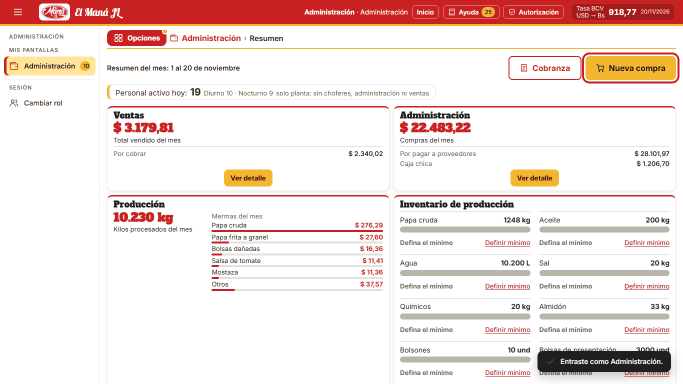
#> input picture docs/manuales/img/administracion-01.png, 1366 x 768 px, given in place of administracion-01.png.png, which was not available (shown at 1/2 size)
$ python montaje.py img/administracion-01.png
#> lines starting #> are read from the running program, lines starting #| are printed output that depends on the picture
import sys
from PIL import Image
d='C:/Users/Aleja/El mana-puestos/docs/manuales/img/'
names=sys.argv[1:]
ims=[Image.open(d+n+'.png').convert('RGB').resize((683,384)) for n in names]
#> ims = 1 item
cols=2; rows=(len(ims)+1)//2
#> after `rows = (len(ims) + 1) // 2`: rows = 1
S=Image.new('RGB',(683*cols,384*rows),'white')
#> S: PIL image 1366x384 RGB; every value is 255
for i,im in enumerate(ims): S.paste(im,((i%cols)*683,(i//cols)*384))
#> this loop made 1 pass
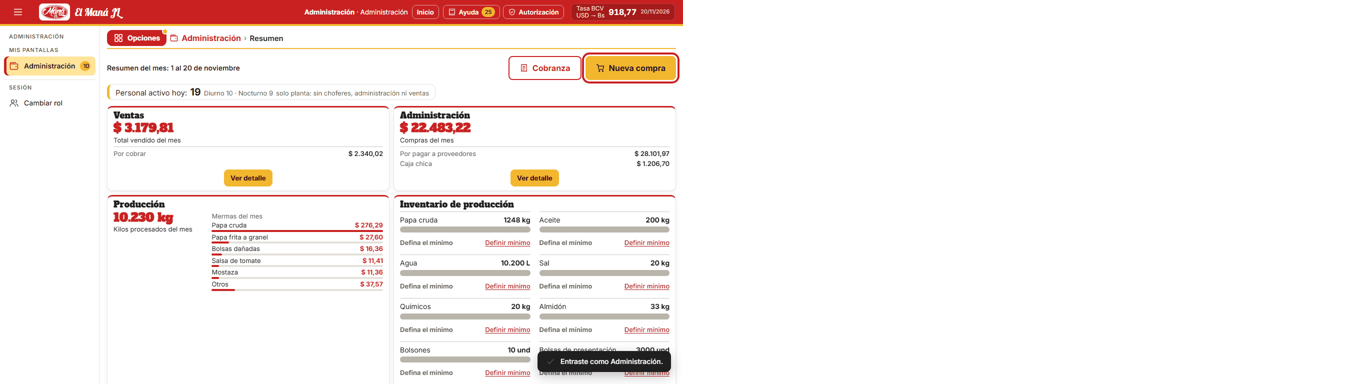
#> S: PIL image 1366x384 RGB; mean R, G, B 248.3, 240.8, 239
S.save('C:/Users/Aleja/AppData/Local/Temp/claude/543f549193a8f799/ca08ed5b-3769-4fbc-b2d5-80a60754ed88/scratchpad/m.png')

$ run again, on docs/manuales/img/administracion-05.png
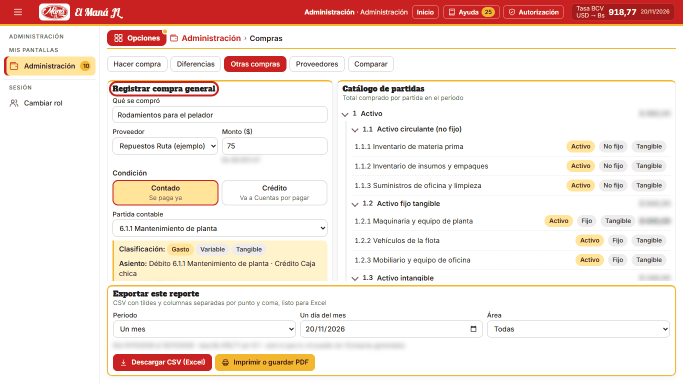
#> input picture docs/manuales/img/administracion-05.png, 1366 x 768 px, given in place of administracion-05.png.png, which was not available (shown at 1/2 size)
#> ims = 1 item
#> rows = 1
#> the loop `for i,im in enumerate(ims): S.paste(im,((i%cols)*683,(i//cols)*384))` made 1 pass
#> after the loop `for i,im in enumerate(ims): S.paste(im,((i%cols)*683,(i//cols)*384))`:
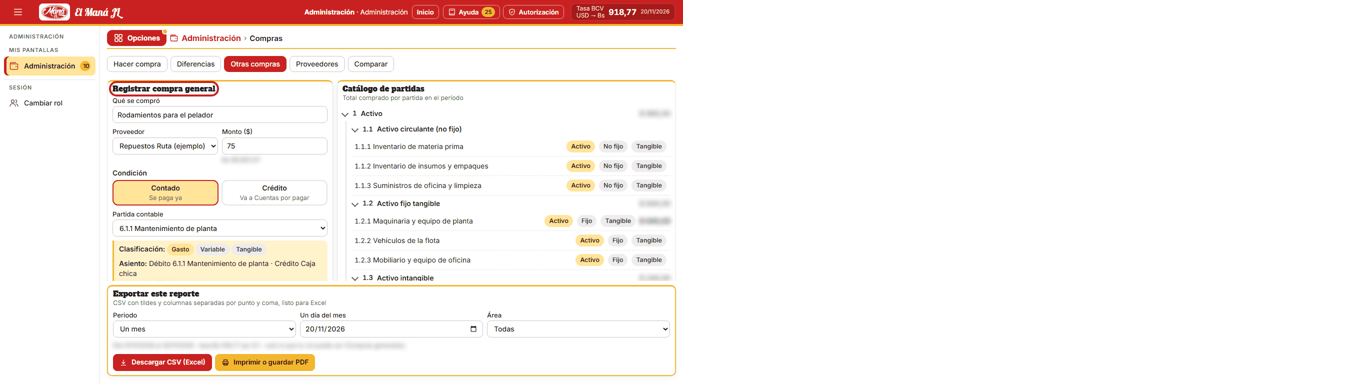
#> S: PIL image 1366x384 RGB; mean R, G, B 249.6, 242.3, 239.3

$ run again, on docs/manuales/img/administracion-06.png
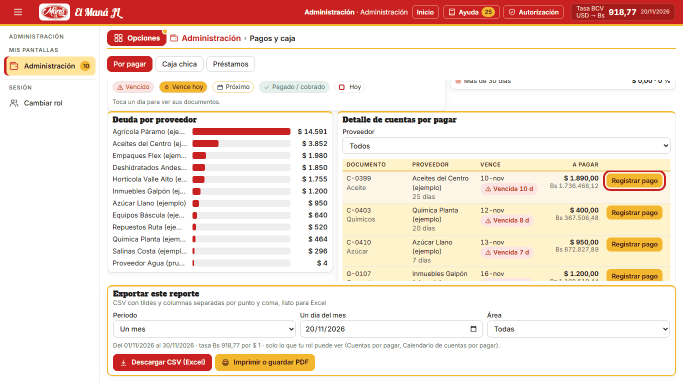
#> input picture docs/manuales/img/administracion-06.png, 1366 x 768 px, given in place of administracion-06.png.png, which was not available (shown at 1/2 size)
#> ims = 1 item
#> rows = 1
#> the loop `for i,im in enumerate(ims): S.paste(im,((i%cols)*683,(i//cols)*384))` made 1 pass
#> after the loop `for i,im in enumerate(ims): S.paste(im,((i%cols)*683,(i//cols)*384))`:
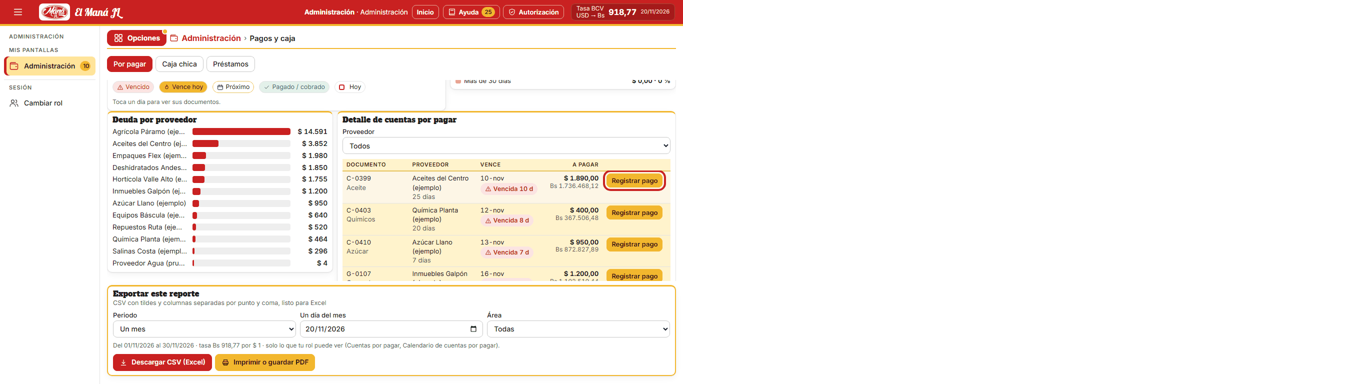
#> S: PIL image 1366x384 RGB; mean R, G, B 249.3, 241.1, 236.2

$ run again, on docs/manuales/img/administracion-07.png
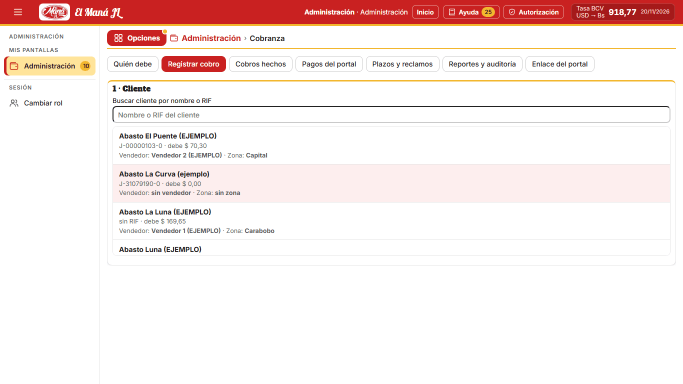
#> input picture docs/manuales/img/administracion-07.png, 1366 x 768 px, given in place of administracion-07.png.png, which was not available (shown at 1/2 size)
#> ims = 1 item
#> rows = 1
#> the loop `for i,im in enumerate(ims): S.paste(im,((i%cols)*683,(i//cols)*384))` made 1 pass
#> after the loop `for i,im in enumerate(ims): S.paste(im,((i%cols)*683,(i//cols)*384))`:
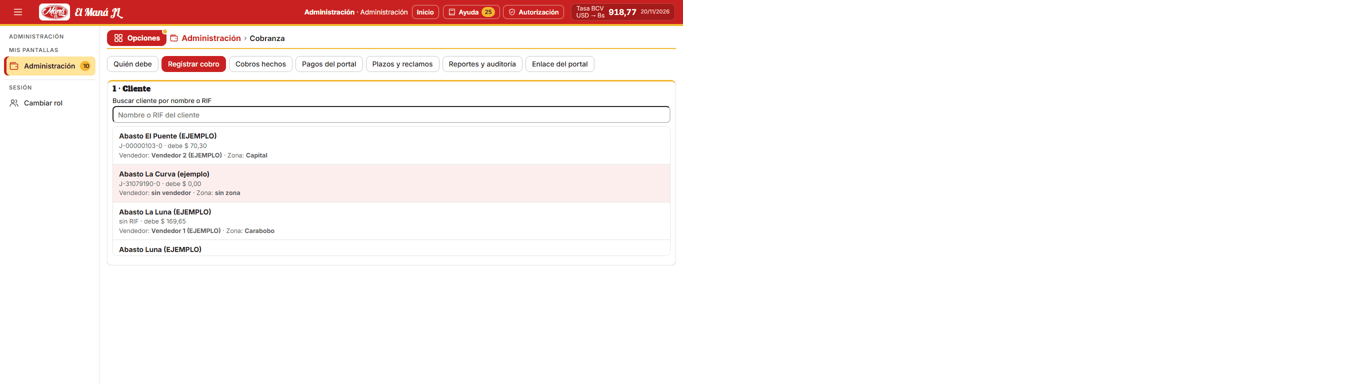
#> S: PIL image 1366x384 RGB; mean R, G, B 251.3, 245, 243.9
